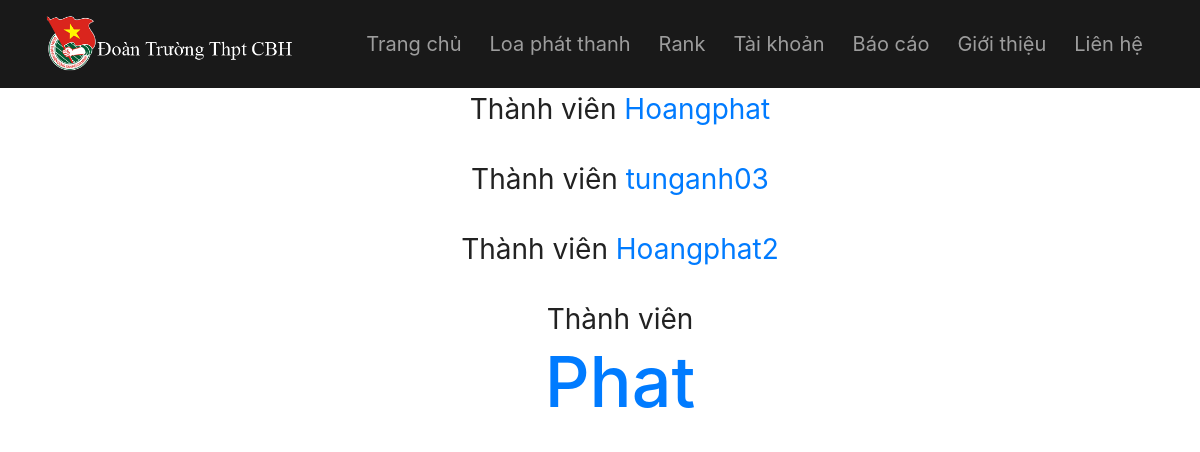
/mainbeta/main/members.php (signed in), run on the app's committed database.
### tables this page shows
CREATE TABLE IF NOT EXISTS `users` (
  `id` int(11) NOT NULL AUTO_INCREMENT,
  `username` varchar(255) NOT NULL,
  `xungkich` int(11) NOT NULL DEFAULT '0',
  `score` int(200) NOT NULL,
  `password` varchar(255) NOT NULL,
  `email` varchar(255) NOT NULL,
  `profile_pic` text NOT NULL,
  `date` date NOT NULL,
  PRIMARY KEY (`id`)
);

### mainbeta/main/members.php (the view, shortened to what this page needs)
<?php
	if ($_SESSION['username']) {
?>
<html>
<head>
</head>
<body>
	<?php include("header.php");
		echo "<center>";
		$servername = "localhost:3308";
		$username = "root";
		$password = "";
		$dbname = "php_forum";
		$conn = new mysqli($servername, $username, $password, $dbname);
		$sql = "SELECT id, username FROM users";
		$result = $conn->query($sql);
		if ($result->num_rows > 0) {
		while($row = $result->fetch_assoc()) {
		$id=$row["id"];
		echo "<center><ul><tr>";
		echo "<td ><span>Thành viên   </span></td>";
		echo "<td style='text-align:center;'><a href='profile.php?id=$id'>".$row['username']."</a></td>";
		echo "</tr></center>";
    }
} else {
    echo "0 thành viên";
}
		echo "</center>";
	?>
</body>
</html>
<?php
	}else {
		echo " bạn cần đăng nhập ";
		header('location: login.php');
	}
?>

### mainbeta/main/style.css (style rules this page uses)
html, body { width: 100%; height: 100%; font-size: 28px; color: #222; }

### data on the page
users: username "Hoangphat"
users: username "tunganh03"
users: username "Hoangphat2"
users: username "Phat"
